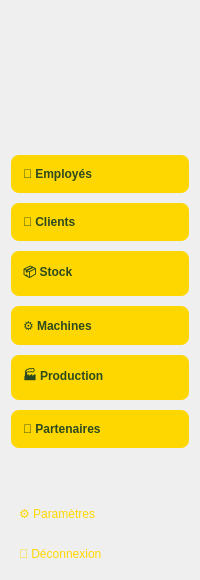
     <widget class="QFrame" name="sidebar">
      <property name="minimumSize">
       <size>
        <width>200</width>
        <height>0</height>
       </size>
      </property>
      <property name="maximumSize">
       <size>
        <width>200</width>
        <height>16777215</height>
       </size>
      </property>
      <layout class="QVBoxLayout" name="sidebarLayout">
       <property name="spacing">
        <number>10</number>
       </property>
       <item>
        <widget class="QLabel" name="logoLabel">
         <property name="minimumSize">
          <size>
           <width>160</width>
           <height>90</height>
          </size>
         </property>
         <property name="maximumSize">
          <size>
           <width>180</width>
           <height>110</height>
          </size>
         </property>
         <property name="pixmap">
          <pixmap>:/resources/logo.png</pixmap>
         </property>
         <property name="scaledContents">
          <bool>true</bool>
         </property>
         <property name="alignment">
          <set>Qt::AlignmentFlag::AlignCenter</set>
         </property>
        </widget>
       </item>
       <item>
        <widget class="QLabel" name="label">
         <property name="text">
          <string/>
         </property>
        </widget>
       </item>
       <item>
        <spacer>
         <property name="orientation">
          <enum>Qt::Orientation::Vertical</enum>
         </property>
         <property name="sizeHint" stdset="0">
          <size>
           <width>20</width>
           <height>20</height>
          </size>
         </property>
        </spacer>
       </item>
       <item>
        <widget class="QPushButton" name="btnEmploye">
         <property name="styleSheet">
          <string>background: #ffd700; color: #2d4a1f; border: none; padding: 12px; border-radius: 8px; font-weight: bold; text-align: left;</string>
         </property>
         <property name="text">
          <string>👥 Employés</string>
         </property>
        </widget>
       </item>
       <item>
        <widget class="QPushButton" name="btnClient">
         <property name="styleSheet">
          <string>background: #ffd700; color: #2d4a1f; border: none; padding: 12px; border-radius: 8px; font-weight: bold; text-align: left;</string>
         </property>
         <property name="text">
          <string>👤 Clients</string>
         </property>
        </widget>
       </item>
       <item>
        <widget class="QPushButton" name="btnStock">
         <property name="styleSheet">
          <string>background: #ffd700; color: #2d4a1f; border: none; padding: 12px; border-radius: 8px; font-weight: bold; text-align: left;</string>
         </property>
         <property name="text">
          <string>📦 Stock</string>
         </property>
        </widget>
       </item>
       <item>
        <widget class="QPushButton" name="btnMachine">
         <property name="styleSheet">
          <string>background: #ffd700; color: #2d4a1f; border: none; padding: 12px; border-radius: 8px; font-weight: bold; text-align: left;</string>
         </property>
         <property name="text">
          <string>⚙️ Machines</string>
         </property>
        </widget>
       </item>
       <item>
        <widget class="QPushButton" name="btnProduction">
         <property name="styleSheet">
          <string>background: #ffd700; color: #2d4a1f; border: none; padding: 12px; border-radius: 8px; font-weight: bold; text-align: left;</string>
         </property>
         <property name="text">
          <string>🏭 Production</string>
         </property>
        </widget>
       </item>
       <item>
        <widget class="QPushButton" name="btnPartenaire">
         <property name="styleSheet">
          <string>background: #ffd700; color: #2d4a1f; border: none; padding: 12px; border-radius: 8px; font-weight: bold; text-align: left;</string>
         </property>
         <property name="text">
          <string>🤝 Partenaires</string>
         </property>
        </widget>
       </item>
       <item>
        <spacer>
         <property name="orientation">
          <enum>Qt::Orientation::Vertical</enum>
         </property>
         <property name="sizeHint" stdset="0">
          <size>
           <width>20</width>
           <height>40</height>
          </size>
         </property>
        </spacer>
       </item>
       <item>
        <widget class="QPushButton" name="btnSetting">
         <property name="styleSheet">
          <string>background: transparent; color: #ffd700; border: none; padding: 8px; text-align: left;</string>
         </property>
         <property name="text">
          <string>⚙️ Paramètres</string>
         </property>
        </widget>
       </item>
       <item>
        <widget class="QPushButton" name="btnLogout">
         <property name="styleSheet">
          <string>background: transparent; color: #ffd700; border: none; padding: 8px; text-align: left;</string>
         </property>
         <property name="text">
          <string>🚪 Déconnexion</string>
         </property>
        </widget>
       </item>
      </layout>
     </widget>
